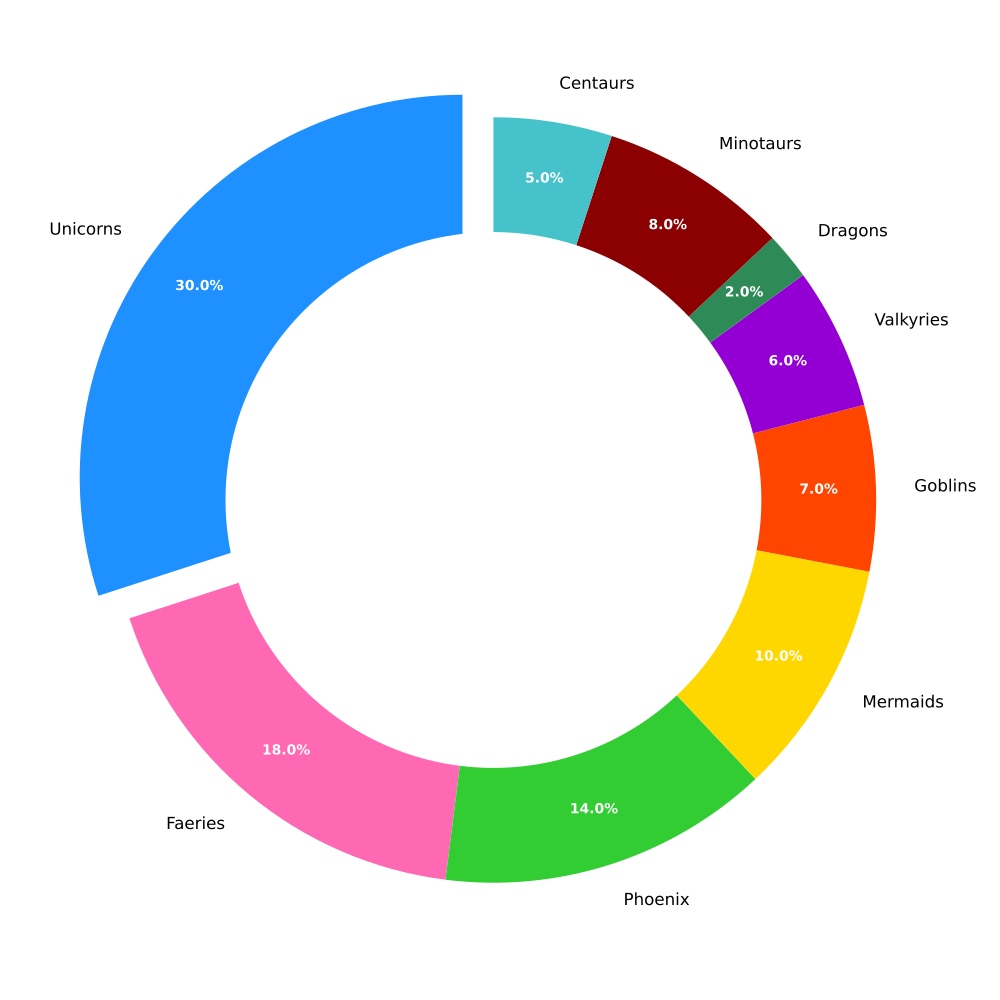

This figure's Python source:
import matplotlib.pyplot as plt

creatures = ['Unicorns', 'Faeries', 'Phoenix', 'Mermaids', 'Goblins', 'Valkyries', 'Dragons', 'Minotaurs', 'Centaurs']
popularity = [30, 18, 14, 10, 7, 6, 2, 8, 5]

# New color set applied
colors = ['#1E90FF', '#FF69B4', '#32CD32', '#FFD700', '#FF4500', '#9400D3', '#2E8B57', '#8B0000', '#46C2CB']
explode = [0.1 if creature == 'Unicorns' else 0 for creature in creatures]

plt.figure(figsize=(10, 10))
wedges, texts, autotexts = plt.pie(
    popularity, 
    explode=explode, 
    labels=creatures, 
    autopct='%1.1f%%', 
    startangle=90, 
    colors=colors, 
    pctdistance=0.85
)

plt.setp(autotexts, size=10, color="white", weight="bold")
plt.setp(texts, size=12)

centre_circle = plt.Circle((0, 0), 0.70, fc='white')
fig = plt.gcf()
fig.gca().add_artist(centre_circle)

plt.tight_layout()
plt.show()
